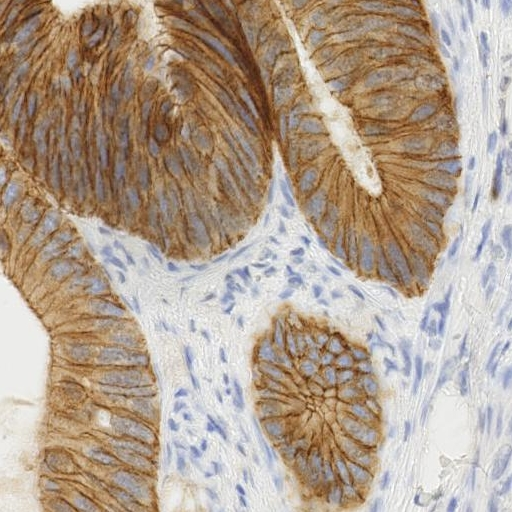
#> input picture skimage.data.immunohistochemistry(), 512 x 512 px
$ python main.py
#> lines starting #> are read from the running program, lines starting #| are printed output that depends on the picture
### utils.py
"""Utility functions
"""
import os
import numpy as np
import matplotlib.pyplot as plt

from skimage import io, restoration, transform, color, data, feature
from scipy import signal, ndimage
from matplotlib.colors import LinearSegmentedColormap


def load_image(fname):
    """Load one of the samples images and show different color channels

    Args:
        fname: filename (or path) of the image. Will load a default image from
            skimage immunohistochemistry if empty.

    Returns:
        img: loaded image
    """
    if fname is not None:
        assert os.path.exists(fname), '{} not found'.format(fname)
        img = io.imread(fname)
    else:
        img = data.immunohistochemistry()
    return img


def show_custom_channels(img, color_space, title=''):
    """Show image with color space of choice

    Args:
        img: the input image
        color_space: color space to show images, either `rgb` or `hed`
        title: title for the plot (optional)
    """
    assert color_space in ['rgb', 'hed'], \
            'Unsupported color space. Must be either `rgb` or `hed`'

    if color_space == 'rgb':
        # allocate memory for 3 channels
        r_chn = np.zeros(img.shape, dtype=np.uint8)
        g_chn = np.zeros(img.shape, dtype=np.uint8)
        b_chn = np.zeros(img.shape, dtype=np.uint8)

        # extract data from each channel
        r_chn[..., 0] = img[..., 0]
        g_chn[..., 1] = img[..., 1]
        b_chn[..., 2] = img[..., 2]

        img_lst = [img, r_chn, g_chn, b_chn]
        cmap_lst = [None, None, None, None]
        title_lst = ['Original image', 'R channel', 'G channel', 'B channel']
    elif color_space == 'hed':
        # Create an artificial color close to the orginal one
        cmap_hema = LinearSegmentedColormap.from_list('mycmap', ['white', 'navy'])
        cmap_dab = LinearSegmentedColormap.from_list('mycmap', ['white',
                                                     'saddlebrown'])
        cmap_eosin = LinearSegmentedColormap.from_list('mycmap', ['darkviolet',
                                                       'white'])

        hed = color.rgb2hed(img)

        img_lst = [img, hed[..., 0], hed[..., 1], hed[..., 2]]
        cmap_lst = [None, cmap_hema, cmap_eosin, cmap_dab]
        title_lst = ['Original image', 'Hematoxylin', 'Eosin', 'DAB']

    # plot the original image and its 3 channels
    fig, axes = plt.subplots(1, 4, figsize=(15, 4), sharex=True, sharey=True)
    for i in range(4):
        axes[i].imshow(img_lst[i], cmap_lst[i])
        axes[i].set_title(title_lst[i])
        axes[i].axis('off')

    plt.suptitle(title)
    pass


def zoom_in(img, top, left, height=64, width=64):
    """Zoom in and show a small window to see triplet of color values

    Args:
        img: orginal image to zoom in
        top, left: top and left corners of the zoomed in window
        height, width: height and width of the zoomed in window

    Returns:
        zoomed in patch
    """
    H, W, C = img.shape
    assert top >= 0 and top+height <= H, 'invalid top: {}'.format(top)
    assert left >= 0 and left+width <= W, 'invalid left: {}'.format(left)
    return img[top:top+height, left:left+width, :]


def add_noise(img, sigma=5):
    """Add Gaussian noise to image

    Args:
        img: image to add noise to
        sigma: standard deviation for gaussian noise

    Returns:
        noised image. Out-of-range values are clipped
    """
    noised = np.copy(img).astype(float)
    gauss = np.random.normal(0, sigma, np.shape(img))

    # Additive Noise
    noised = np.clip(np.round(gauss + noised), 0, 255)
    return np.uint8(noised)


def simple_denoise(noised, kernel_size=3):
    """Simple method to denoise a noised image, using Median filter

    Args:
        noised: noised image
        kernel_size: size of Median kernel

    Returns:
        denoised image
    """
    denoised = []
    for i in range(3):
        denoised += [signal.medfilt2d(noised[..., i], kernel_size)]
    return np.dstack(denoised)


def blur(img, mode='box', block_size=3):
    """Blur an image with Gaussian filter

    Args:
        img: input image
        mode: blurring mode, either `box`, `gaussian`, or `motion`
        block_size: size of kernel

    Returns:
        Blurred image
    """
    assert mode in ['box', 'gaussian', 'motion']

    dummy = np.copy(img)
    if mode == 'box':
        h = np.ones((block_size, block_size)) / block_size ** 2
    elif mode == 'gaussian':
        h = signal.gaussian(block_size, block_size / 3).reshape(block_size, 1)
        h = np.dot(h, h.transpose())
        h /= np.sum(h)
    elif mode == 'motion':
        h = np.eye(block_size) / block_size

    blurred = []
    for i in range(3):
        blurred += [signal.convolve2d(dummy[..., i], h, mode='valid')]
    return np.uint8(np.dstack(blurred))


def simple_deblur(blurred_noised):
    """Deblur a blurred image with Wiener filter

    Args:
        blurred_noised: blurred image with noise

    Returns:
        Deblurred image
    """
    img = color.rgb2gray(blurred_noised)
    psf = np.ones((5, 5)) / 25
    img = signal.convolve2d(img, psf, 'same')
    img += 0.1 * img.std() * np.random.standard_normal(img.shape)
    deblurred = restoration.wiener(img, psf, 1100)
    return np.dstack([deblurred]*3)


def detect_cell_boundary(img, sigma=3):
    """Detect cell boundary and overlay the results on images, using Canny

    Args:
        img: input image
        sigma: standard deviation for the Gausian kernel

    Returns:
        edges: binary image of the edge, shape of (H, W)
    """
    gray = color.rgb2gray(img)
    edges = feature.canny(gray, sigma=sigma).astype(np.uint8)
    return edges


# [4 lines left out: function compute_cell_size, not called in this run]

### main.py
"""Class demo on Wed, May 30
"""
from __future__ import absolute_import
from __future__ import print_function
from __future__ import division

import matplotlib.pyplot as plt
import argparse
from utils import load_image, show_custom_channels, zoom_in, add_noise, \
                  simple_denoise, blur, simple_deblur, detect_cell_boundary, \
                  compute_cell_size


def parse_args():
    """Parse input arguments
    """
    parser = argparse.ArgumentParser()
    parser.add_argument('-i', '--input_fname', type=str,
                        help='path to sample image')
    args = parser.parse_args()
    return args


def main():
    """Main function
    """
    # parse input arguments
    args = parse_args()

    # Load one of these sample image, show different color channels.
    img = load_image(args.input_fname)
#> in load_image, img is the input picture: shape (512, 512, 3); mean R, G, B 177.3, 159.8, 144
    show_custom_channels(img, color_space='rgb', title='Input image')

    # Zoom in and show a small window to see triplet of color values for a
    # 64x64 (or so) window
    zoomed = zoom_in(img, img.shape[0] // 2, img.shape[1] // 2,
                     height=100, width=100)
    show_custom_channels(zoomed, color_space='rgb', title='Zoomed-in window')
#> call 2 of show_custom_channels, with color_space = 'rgb', title = 'Zoomed-in window'
#> in show_custom_channels (call 2), `r_chn[..., 0] = img[..., 0]`:
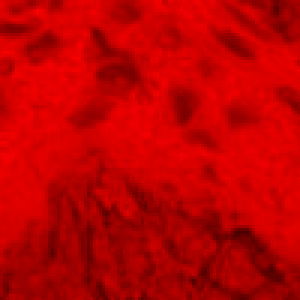
#> r_chn: shape (100, 100, 3) (shown 3 times larger); mean R, G, B 189.9, 0, 0
#> in show_custom_channels (call 2), `g_chn[..., 1] = img[..., 1]`:
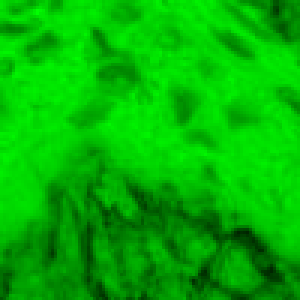
#> g_chn: shape (100, 100, 3) (shown 3 times larger); mean R, G, B 0, 181.2, 0
#> in show_custom_channels (call 2), `b_chn[..., 2] = img[..., 2]`:
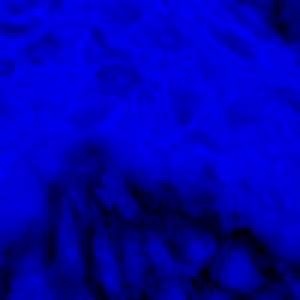
#> b_chn: shape (100, 100, 3) (shown 3 times larger); mean R, G, B 0, 0, 174.3

    # Separate H&E color stain channels from the image
    show_custom_channels(zoomed, color_space='hed',
                         title='Immunohistochemical staining colors separation')
#> in show_custom_channels (call 3), `hed = color.rgb2hed(img)`: hed: shape (100, 100, 3) float64; mean of channels 0, 1, 2 0.0208, 2.94e-07, 0.0355

    # Add noise and do a simple denoising task
    noised = add_noise(zoomed, sigma=9)
    denoised = simple_denoise(noised, kernel_size=3)
#> after the loop in simple_denoise, `for i in range(3):`: denoised = 3 items
#> in simple_denoise, `return np.dstack(denoised)`:
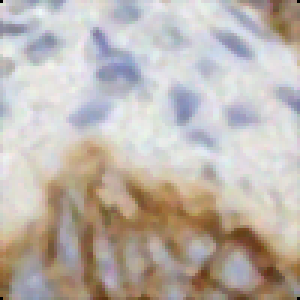
#> returned value: shape (100, 100, 3) (shown 3 times larger); mean of channels 0, 1, 2 189.5, 180.9, 173.9; drawn as R, G, B
    show_custom_channels(noised, color_space='hed',
                         title='Image with Gaussian noise')
#> in show_custom_channels (call 4), `hed = color.rgb2hed(img)`: hed: shape (100, 100, 3) float64; mean of channels 0, 1, 2 0.021, 0.000409, 0.036
    show_custom_channels(denoised, color_space='hed',
                         title='Image denoised with Median filter')
#> in show_custom_channels (call 5), `hed = color.rgb2hed(img)`: hed: shape (100, 100, 3) float64; mean of channels 0, 1, 2 0.0215, 3.41e-05, 0.0355

    # Apply blurring and add noise and do a simple deblurring task, using the
    # Wiener filter
    blurred_noised = add_noise(blur(zoomed, block_size=9), sigma=9)
    deblurred = simple_deblur(blurred_noised)
#> in simple_deblur, `deblurred = restoration.wiener(img, psf, 1100)`:
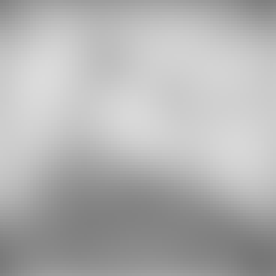
#> deblurred: shape (92, 92) float64 (shown 3 times larger); min 0.47, max 0.859, mean 0.699
    show_custom_channels(blurred_noised, color_space='hed',
                         title='Blurred image with noise')
#> in show_custom_channels (call 6), `hed = color.rgb2hed(img)`: hed: shape (92, 92, 3) float64; mean of channels 0, 1, 2 0.0213, 0.000353, 0.033
    show_custom_channels(deblurred, color_space='hed',
                         title='Deblurred image')
#> in show_custom_channels (call 7), `hed = color.rgb2hed(img)`: hed: shape (92, 92, 3) float64; mean of channels 0, 1, 2 0.0327, 0, 0.0238

    # Detect cell boundary and overlay the results on images
    edges = detect_cell_boundary(zoomed, sigma=0.5)
#> in detect_cell_boundary, `edges = feature.canny(gray, sigma=sigma).astype(np.uint8)`:
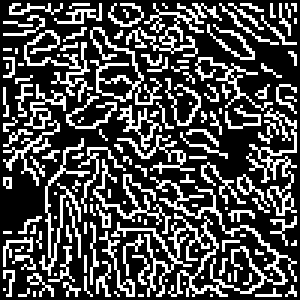
#> edges: shape (100, 100) (shown 3 times larger); values 0 (black) and 1 (white), 29.3% white in thin lines or dots
    fig, axes = plt.subplots(1, 2, figsize=(10, 4))
    axes[0].imshow(zoomed)
    axes[1].imshow(edges, cmap='gray')
    axes[0].axis('off')
    axes[1].axis('off')
    plt.suptitle('Detected cell boundary')

    # Compute the average size of a cell

    plt.show()
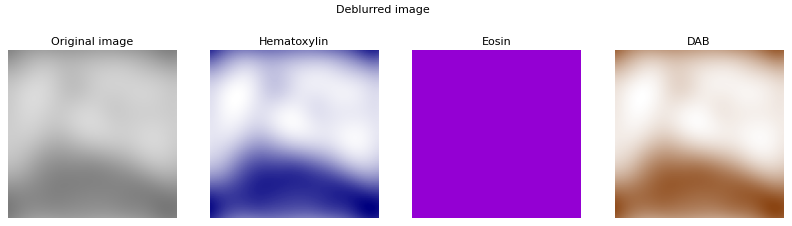
#> figure drawn by matplotlib, 4 panels
    pass


if __name__ == '__main__':
    main()
